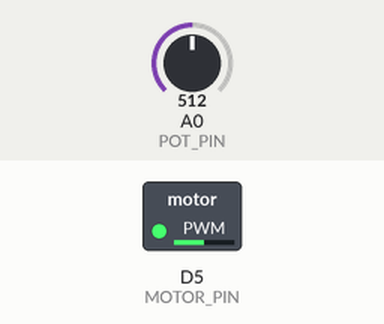
Recording of a sketch running on a simulated ESP8266 (NodeMCU). Parts: switched loads named in the sketch (green lamp = pin HIGH). Inputs (shaded band) come from the test bench; at power-on: A0 (POT_PIN) = 512.

Above: at 1.2 s.
1.3 s: A0 (POT_PIN) set to 716
At 2.1 s:
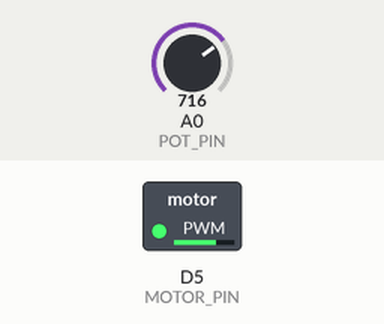
2.8 s: A0 (POT_PIN) set to 900
At 3.2 s:
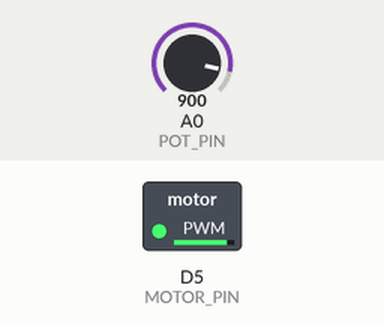
4.3 s: A0 (POT_PIN) set to 122
At 5.5 s:
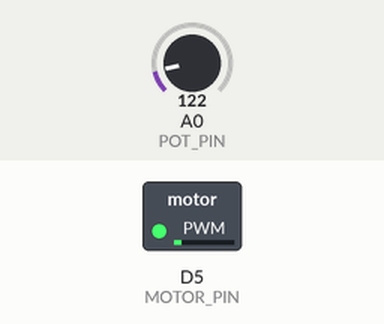
5.8 s: A0 (POT_PIN) set to 0
At 6.4 s:
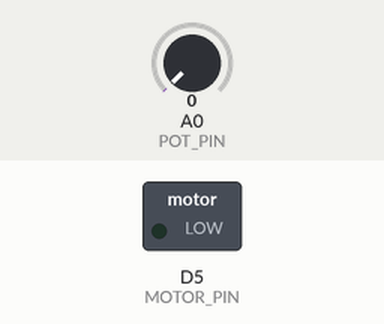
7.3 s: A0 (POT_PIN) set to 511
At 7.6 s:
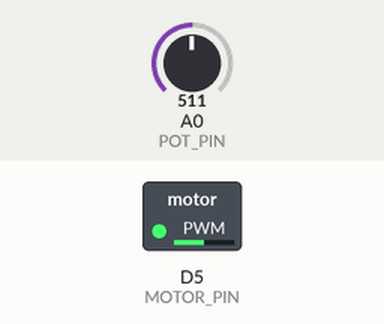
Timing chart, 0 to 9.8 s (numbered marks = the images above; inputs shaded):
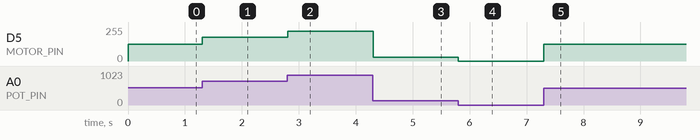

Measured:
- after the input at 1.3 s, D5 (MOTOR_PIN): 127/255 → 178/255 at once
- after the input at 2.8 s, D5 (MOTOR_PIN): 178/255 → 224/255 at once
- after the input at 4.3 s, D5 (MOTOR_PIN): 224/255 → 30/255 at once
- after the input at 5.8 s, D5 (MOTOR_PIN): 30/255 → 0/255 at once
- after the input at 7.3 s, D5 (MOTOR_PIN): 0/255 → 127/255 at once

The sketch:

vibMotor_with_potMeter.ino
```cpp
/*VIBTRATION MOTOR WITH POTENTIOMETER

--------------------WIRING CONNECTION-----------------------

Connect like this potentiometer :

Pot pin	Connect to
Pin 1	3.3V
Pin 2 (middle)	A0
Pin 3	GND

D5 → 1k resistor → transistor base
Emitter → GND
Collector → Motor –
Motor + → 5V
Diode across motor

*/


#define MOTOR_PIN D5
#define POT_PIN A0

void setup() {
  pinMode(MOTOR_PIN, OUTPUT);
}

void loop() {
  int potValue = analogRead(POT_PIN);   // 0–1023
  int pwmValue = map(potValue, 0, 1023, 0, 1023);

  analogWrite(MOTOR_PIN, pwmValue);     // PWM to motor
  delay(10);
}
```
